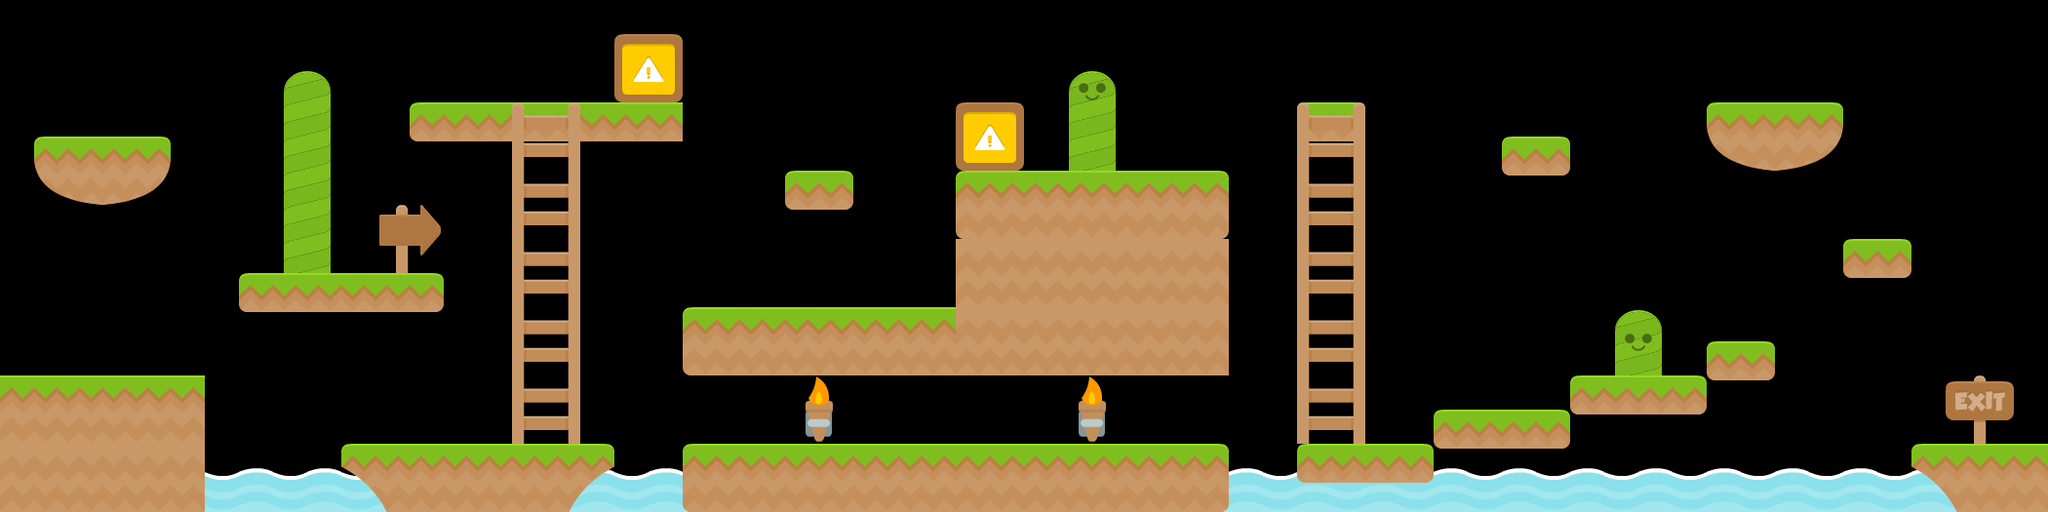

This game map was drawn from its Tiled (.tmx) file and the tilesets committed beside it. A one-line description and the trimmed map source follow:
An orthogonal 60x15 tile map with 35x35 px tiles, 3 tile layers (Background Images, Platforms, Ladders).

<map version="1.0" orientation="orthogonal" renderorder="right-down" width="60" height="15" tilewidth="35" tileheight="35" nextobjectid="1">
 <tileset firstgid="1" name="Platformer" tilewidth="70" tileheight="70" spacing="2" margin="2" tilecount="196">
  <image source="tileset.png" width="1024" height="1024" />
 </tileset>
 <layer name="Background Images" width="60" height="15">
  <data>[900 cells, 30 non-empty, 9 distinct tile ids]</data>
 </layer>
 <layer name="Platforms" width="60" height="15">
  <data>[900 cells, 58 non-empty, 12 distinct tile ids]</data>
 </layer>
 <layer name="Ladders" width="60" height="15">
  <data>[900 cells, 10 non-empty, 2 distinct tile ids]</data>
 </layer>
</map>
